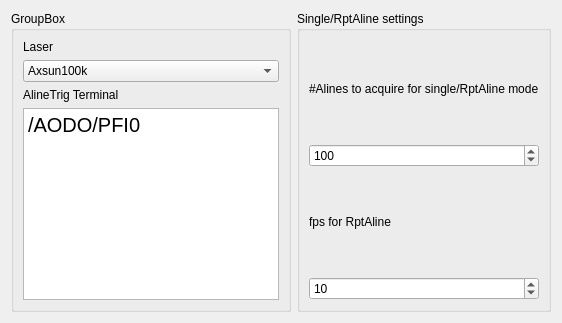
        <widget class="QWidget" name="Lasertab">
         <attribute name="title">
          <string>Laser</string>
         </attribute>
         <layout class="QHBoxLayout" name="horizontalLayout_9">
          <item>
           <widget class="QGroupBox" name="groupBox_4">
            <property name="maximumSize">
             <size>
              <width>500</width>
              <height>16777215</height>
             </size>
            </property>
            <property name="title">
             <string>GroupBox</string>
            </property>
            <layout class="QVBoxLayout" name="verticalLayout_21">
             <item>
              <widget class="QLabel" name="LaserLabel">
               <property name="text">
                <string>Laser</string>
               </property>
              </widget>
             </item>
             <item>
              <widget class="QComboBox" name="Laser">
               <property name="maximumSize">
                <size>
                 <width>300</width>
                 <height>16777215</height>
                </size>
               </property>
               <item>
                <property name="text">
                 <string>Axsun100k</string>
                </property>
               </item>
               <item>
                <property name="text">
                 <string>Thorlabs200k</string>
                </property>
               </item>
              </widget>
             </item>
             <item>
              <widget class="QLabel" name="ClockTermLabel">
               <property name="text">
                <string>AlineTrig Terminal</string>
               </property>
              </widget>
             </item>
             <item>
              <widget class="QTextEdit" name="ClockTerm">
               <property name="enabled">
                <bool>true</bool>
               </property>
               <property name="maximumSize">
                <size>
                 <width>300</width>
                 <height>16777215</height>
                </size>
               </property>
               <property name="html">
                <string>&lt;!DOCTYPE HTML PUBLIC &quot;-//W3C//DTD HTML 4.0//EN&quot; &quot;http://www.w3.org/TR/REC-html40/strict.dtd&quot;&gt;
&lt;html&gt;&lt;head&gt;&lt;meta name=&quot;qrichtext&quot; content=&quot;1&quot; /&gt;&lt;style type=&quot;text/css&quot;&gt;
p, li { white-space: pre-wrap; }
&lt;/style&gt;&lt;/head&gt;&lt;body style=&quot; font-family:'Microsoft YaHei UI'; font-size:15pt; font-weight:400; font-style:normal;&quot;&gt;
&lt;p style=&quot; margin-top:0px; margin-bottom:0px; margin-left:0px; margin-right:0px; -qt-block-indent:0; text-indent:0px;&quot;&gt;/AODO/PFI0&lt;/p&gt;&lt;/body&gt;&lt;/html&gt;</string>
               </property>
              </widget>
             </item>
            </layout>
           </widget>
          </item>
          <item>
           <widget class="QGroupBox" name="Alinebox">
            <property name="maximumSize">
             <size>
              <width>500</width>
              <height>16777215</height>
             </size>
            </property>
            <property name="title">
             <string>Single/RptAline settings</string>
            </property>
            <layout class="QVBoxLayout" name="verticalLayout_22">
             <item>
              <widget class="QLabel" name="label_3">
               <property name="text">
                <string>#Alines to acquire for single/RptAline mode</string>
               </property>
              </widget>
             </item>
             <item>
              <widget class="QSpinBox" name="XforAline">
               <property name="maximum">
                <number>10000</number>
               </property>
               <property name="value">
                <number>100</number>
               </property>
              </widget>
             </item>
             <item>
              <widget class="QLabel" name="label_4">
               <property name="text">
                <string>fps for RptAline</string>
               </property>
              </widget>
             </item>
             <item>
              <widget class="QSpinBox" name="FPSAline">
               <property name="value">
                <number>10</number>
               </property>
              </widget>
             </item>
            </layout>
           </widget>
          </item>
         </layout>
        </widget>
